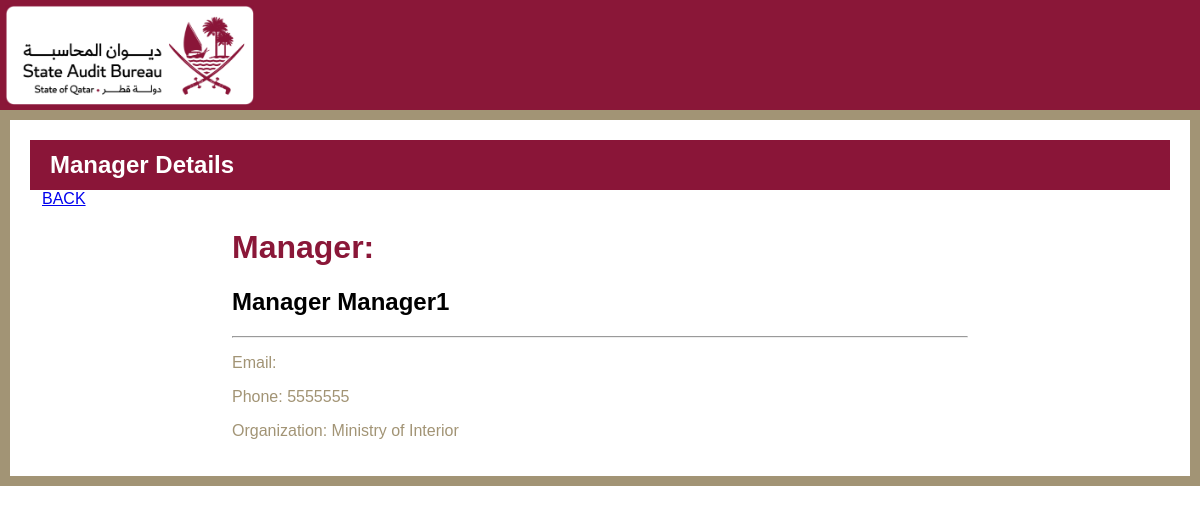
The app's page /manager/3/, older data.
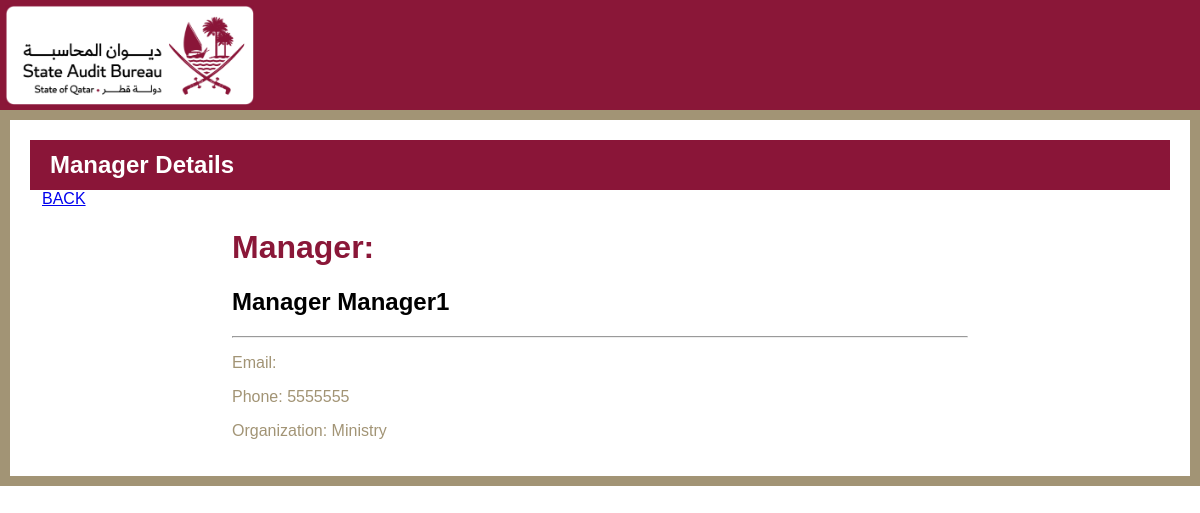
The same page, newer data.
### base/models.py (models this page shows)
class Manager(models.Model):
    manager = models.OneToOneField(CustomUser, on_delete=models.CASCADE)
    phone = models.CharField(max_length=100)
    organization = models.CharField(max_length=100)
    def __str__(self):
            return self.manager.first_name + ' ' + self.manager.last_name

### accounts/models.py (models this page shows, shortened)
class CustomUser(AbstractUser):
    username = models.CharField(max_length=11, unique=True)
    email = models.EmailField(max_length=254)
    first_name = models.CharField(max_length=30)
    last_name = models.CharField(max_length=30)
    ROLE_CHOICES = (
        ('trainee', 'Trainee'),
        ('admin', 'Admin'),
        ('manager', 'Manager'),
    )
    role = models.CharField(max_length=10, choices=ROLE_CHOICES, default="trainee")
    secret_key = models.CharField(max_length=16, blank=True, null=True)
    USERNAME_FIELD = "username"
    REQUIRED_FIELDS = "email", "first_name", "last_name", "role"

### base/views.py (the view)
# urls.py: path('manager/<int:pk>/', ManagerDetail.as_view(), name="manager"),
class ManagerDetail(DetailView):
    model = Manager
    template_name = 'base/admin_dashboard/manager_detail.html'
    context_object_name = 'manager'

### base/templates/base/admin_dashboard/manager_detail.html (shortened to what this page needs)
{% load static %}
<!DOCTYPE html>
<html>
   <head>
      <link rel="stylesheet" href="https://cdnjs.cloudflare.com/ajax/libs/font-awesome/6.3.0/css/all.min.css" />
	    <link rel="stylesheet" href="https://cdnjs.cloudflare.com/ajax/libs/bootstrap/5.3.0-alpha1/css/bootstrap-grid.min.css" />
    <link rel="stylesheet" href="{% static 'css/reg_style.css' %}">
</head>
   <body>
    <div class="header">
      <div class="logo">
         <img src="{% static 'img/primary-rgb-state-audit-bureau-1@2x.png' %}" alt="Logo">
        </div>
    </div>
    <div class="gold-border container-fluid">
      <div class="maroon-bar">
        <h2>Manager Details</h2>
      </div>
      <div class="container">
        <div class="row justify-content-center">
          <a href="{% url 'managers' %}">BACK</a>
          <div class="col-md-8">
            <div class="card">
              <div class="card-header">
                <h1 style="color:#8A1738" > Manager:</h1>
                <h2 style="color:#000">{{manager}}</h2>
                <hr/>
              </div>
              <div class="card-body" >
                <p> Email: {{manager.email}}</p>
                <p> Phone: {{manager.phone}}</p>
                <p> Organization: {{manager.organization}}</p>
              </div>
            </div>
          </div>
        </div>
      </div>
    </div>
</body>
</html>

Row changes from the older to the newer data that the page shows:
changed Manager "Manager Manager1": organization "Ministry of Interior" → "Ministry"
